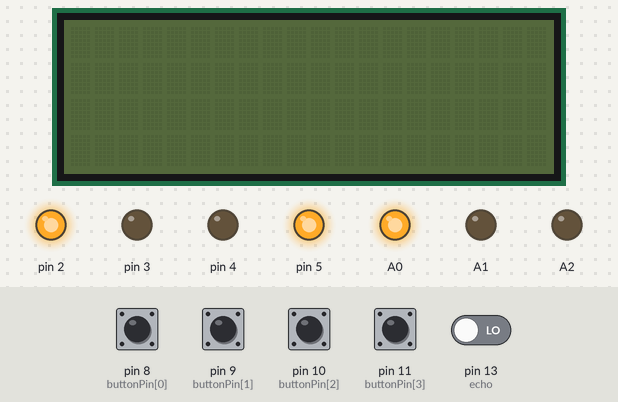
The sketch below on a simulated Arduino Mega 2560, built with avr-gcc and run on an emulated ATmega2560. Parts: 20×4 character LCD, output pins drawn as LEDs (lit = HIGH). Inputs (shaded band) come from the test bench; at power-on: pin 8 (buttonPin[0]), pin 9 (buttonPin[1]), pin 10 (buttonPin[2]), pin 11 (buttonPin[3]) HIGH, pin 13 (echo) LOW. WiFi joins after 1.5 s; servers stay silent unless stated; uploads are accepted with an empty reply; pins used as bus, display or sensor lines are not drawn; what the sketch prints to the serial monitor is not drawn.

Above: at 3.3 s.
3.4 s: pin 8 (buttonPin[0]) pulled LOW for 1 s
At 5.1 s:
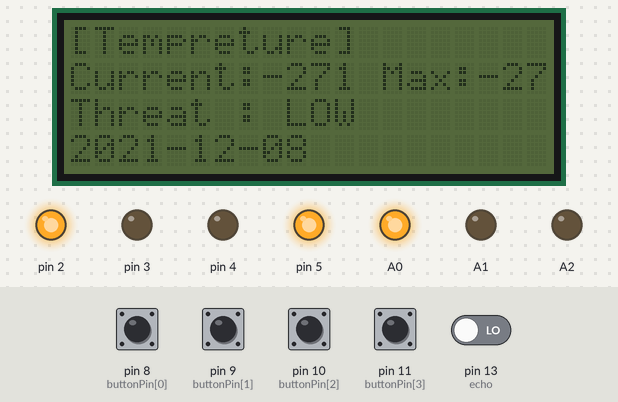
5.9 s: pin 9 (buttonPin[1]) pulled LOW for 1 s
At 7.1 s:
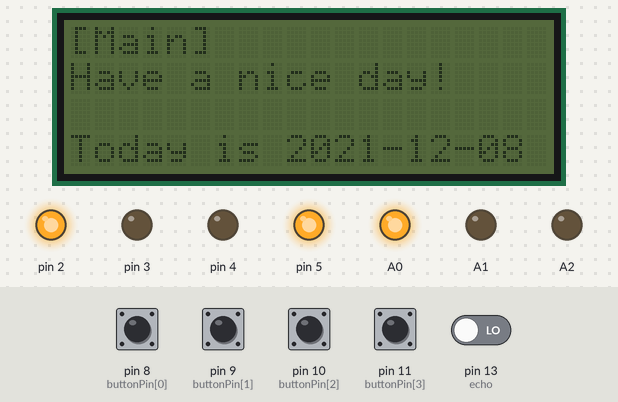
8.4 s: pin 10 (buttonPin[2]) pulled LOW for 0.15 s
At 9.0 s:
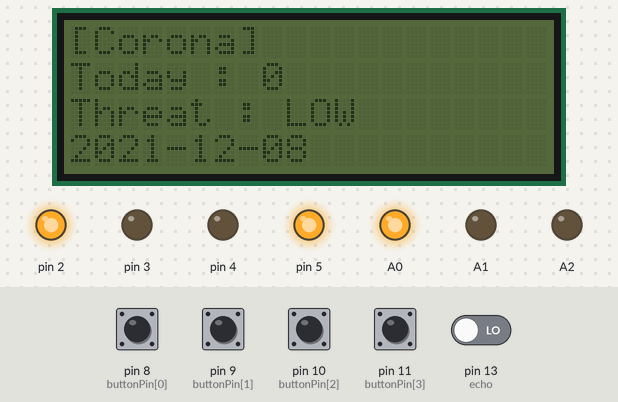
10.0 s: pin 11 (buttonPin[3]) pulled LOW for 1 s
At 11.2 s:
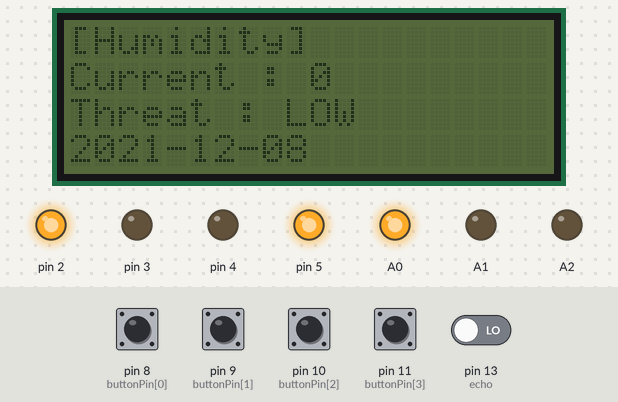
12.5 s: pin 10 (buttonPin[2]) pulled LOW for 1 s
At 13.2 s:
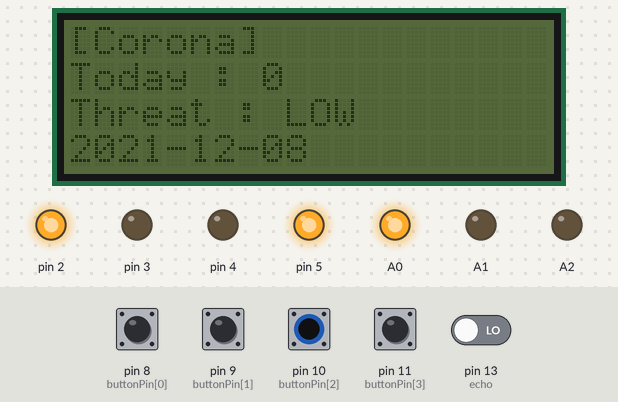
Timing chart, 0 to 15.5 s (numbered marks = the images above; inputs shaded):
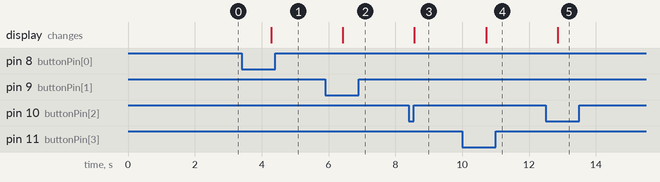

The sketch:

source_code.ino
```cpp
#include "WiFiEsp.h"
#include <Wire.h>
#include <LiquidCrystal_I2C.h>
LiquidCrystal_I2C lcd(0x27, 20, 4);
#ifndef HAVE_HWSERIAL1
#endif
#include "SoftwareSerial.h"

SoftwareSerial Serial1(6, 7 );


char ssid[] = "SSU562";
char pass[] = "12345678910";
char date[] = "2021-12-08";
short status = WL_IDLE_STATUS;
short currtemp, currmax = -1;
short currhumidity = -1;
short coronaInfected = -1;
char server[] = "api.openweathermap.org";
char server2[] = "openapi.data.go.kr";
short trig = 12;
short echo = 13;

const short buttonPin[] = {8, 9, 10, 11};

WiFiEspClient client;

void setColorTemp(short red, short green, short blue)
{
  analogWrite(0, red);
  analogWrite(1, green);
  analogWrite(2, blue);
}
void setColorHumid(short red, short green, short blue) {
  analogWrite(3, red);
  analogWrite(4, green);
  analogWrite(5, blue);

}
void setColorCorona(short red, short green, short blue) {
  analogWrite(A2, red);
  analogWrite(A1, green);
  analogWrite(A0, blue);
}

void setup()

{
  for (short x = 0; x < 4; x++)
  {
    pinMode(buttonPin[x], INPUT_PULLUP);
  }

  lcd.init();

  Serial.begin(9600);
  Serial1.begin(9600);
  WiFi.init(&Serial1);

  if (WiFi.status() == WL_NO_SHIELD) {
    Serial.println("WiFi shield not present");
    while (true);
  }

  while ( status != WL_CONNECTED) {
    //Serial.print("Attempting to connect to WPA SSID: ");
    Serial.println(ssid);
    status = WiFi.begin(ssid, pass);
  }

  Serial.println("Starting connection to server...");

  if (client.connect(server, 80)) {
    Serial.println("Connected to server");
    client.println("GET /data/2.5/weather?q=Seoul&appid=acafb560c9ee8dc539c7b579ff608fa8 HTTP/1.1");
    client.println("Host: api.openweathermap.org");
    client.println("Connection: close");
    client.println();
  }
  short cnt = 0;
  String humidity;
  String temp, temp1;

  delay(10);
  while (client.available()) {
    cnt++;
    char c = client.read();

    if (cnt > 445 && cnt <= 480)
      temp += c;
    else if (cnt > 500 && cnt <= 533)
      temp1 += c;
    else if (cnt > 534 && cnt <= 586) {
      humidity += c;
    }
  }

  temp = temp.substring(temp.indexOf("temp") + 6, temp.indexOf("temp") + 12);
  currtemp = temp.toFloat() - 271;
  temp1 = temp1.substring(temp1.indexOf("temp_max") + 10, temp1.indexOf("temp_max") + 16);
  currmax = temp1.toFloat() - 271;
  humidity = humidity.substring(humidity.indexOf("humidity") + 10, humidity.indexOf("humidity") + 12);
  currhumidity = humidity.toInt();
  Serial.println(currtemp);
  Serial.println(currmax);
  Serial.println(humidity);

  if (client.connect(server2, 80)) {
    Serial.println("Connected to server2");
    client.println("GET /openapi/service/rest/Covid19/getCovid19InfStateJson?serviceKey=sUKk1HhIkPxk%2BEzLGBaY6iCXuIjKNw0UzbQn3qhEDBjqcD4gLYySfsVNL9KUimayUJwidoUajfM3Qu0iuO68Bg%3D%3D&pageNo=1&numOfRows=10&startCreateDt=20211206&endCreateDt=20211207 HTTP/1.1");
    client.println("Host: openapi.data.go.kr");
    //client.println("Connection: close");
    client.println();
  }
  cnt = 0;
  String corona;
  String corona2;
  while (client.available()) {
    cnt++;
    char c = client.read();
    //Serial.write(c);

    if (cnt > 450 && cnt <= 500) {
      corona += c;
    }
    if (cnt > 710 && cnt <= 760) {
      corona2 += c;
    }
  }
  corona = corona.substring(corona.indexOf("decideCnt") + 10, corona.indexOf("decideCnt") + 16);
  corona2 = corona2.substring(corona2.indexOf("decideCnt") + 10, corona2.indexOf("decideCnt") + 16);
  coronaInfected = corona.toInt() - corona2.toInt();
  Serial.println(coronaInfected);

  pinMode(echo, INPUT);
  pinMode(trig, OUTPUT);

  if (currtemp < 10) {
    setColorTemp(0, 0, 255); //10도 이하 파랑
  } else if (currtemp < 25) {
    setColorTemp(0, 255, 0); //25도 이하 초록
  } else {
    setColorTemp(255, 0, 0); //빨강
  }

  if (currhumidity < 30) {
    setColorHumid(0, 0, 255);
  } else if (currhumidity < 80) {
    setColorHumid(0, 255, 0);
  } else {
    setColorHumid(255, 0, 0);
  }

  if (coronaInfected < 500) {
    setColorCorona(0, 0, 255);
  } else if (coronaInfected < 1500) {
    setColorCorona(0, 255, 0);
  } else {
    setColorCorona(255, 0, 0);
  }
}


long distance, pre;
short buttonState, tmp = 0;
void loop()
{

  long duration;
  digitalWrite(trig, HIGH);
  delay(50);
  digitalWrite(trig, LOW);
  duration = pulseIn(echo, HIGH);
  distance = ((float)(340 * duration) / 1000) / 2;

  if (distance <= 400 || pre <= 400) {
    if (tmp == -1) {
      lcd.backlight();
      lcd.print("[Main]");
      lcd.setCursor(0, 1);
      lcd.print("Have a nice day!");
      lcd.setCursor(0, 3);
      lcd.print("Today is ");
      lcd.print(date);
      tmp = 0;
    }
    for (short i = 0; i < 4; i++) {
      buttonState = digitalRead(buttonPin[i]);
      if (buttonState == LOW) {
        if (buttonPin[i] == 9) { //1번(메인)
          lcd.clear();
          lcd.print("[Main]");
          lcd.setCursor(0, 1);
          lcd.print("Have a nice day!");
          lcd.setCursor(0, 3);
          lcd.print("Today is ");
          lcd.print(date);
        }

        if (buttonPin[i] == 8) { //2번
          tmp = 0;
          lcd.clear();
          lcd.print("[Tempreture]");
          lcd.setCursor(0, 1);
          lcd.print("Current:");
          lcd.print(currtemp);
          lcd.print(" Max:");
          lcd.print(currmax);
          lcd.setCursor(0, 3);
          lcd.print(date);
          lcd.setCursor(0, 2);
          lcd.print("Threat : ");
          if (currtemp < 9) {
            lcd.print("LOW");
          } else if (currtemp < 20) {
            lcd.print("MIDDLE");
          } else {
            lcd.print("HIGH");
          }
        }

        if (buttonPin[i] == 11) { //3번
          tmp = 0;
          lcd.clear();
          lcd.setCursor(0, 0);
          lcd.print("[Humidity]");
          lcd.setCursor(0, 1);
          lcd.print("Current : ");
          lcd.print(currhumidity);
          lcd.setCursor(0, 3);
          lcd.print(date);
          lcd.setCursor(0, 2);
          lcd.print("Threat : ");
          if (currhumidity < 40) {
            lcd.print("LOW");
          } else if (currhumidity < 60) {
            lcd.print("MIDDLE");
          } else {
            lcd.print("HIGH");
          }
        }

        if ( buttonPin[i] == 10) {//4번
          tmp = 0;
          lcd.clear();
          lcd.print("[Corona]");
          lcd.setCursor(0, 1);
          lcd.print("Today : ");
          lcd.print(coronaInfected);
          lcd.setCursor(0, 3);
          lcd.print(date);
          lcd.setCursor(0, 2);
          lcd.print("Threat : ");
          if (coronaInfected < 1500) {
            lcd.print("LOW");
          } else if (coronaInfected < 2800) {
            lcd.print("MIDDLE");
          } else {
            lcd.print("HIGH");
          }
        }
      }
    }
  }
  else {
    tmp = -1;
    lcd.noBacklight();
    lcd.clear();
  }
  pre = ((float)(340 * duration) / 1000) / 2;

  if (!client.connected()) {
    client.stop();
  }
}
```

Measured:
- after the input at 3.4 s, the display: changes after 0.88 s (image 1)
- after the input at 5.9 s, the display: changes after 0.53 s (image 2)
- after the input at 8.4 s, the display: changes after 0.17 s (image 3)
- after the input at 10.0 s, the display: changes after 0.72 s (image 4)
- after the input at 12.5 s, the display: changes after 0.36 s (image 5)
